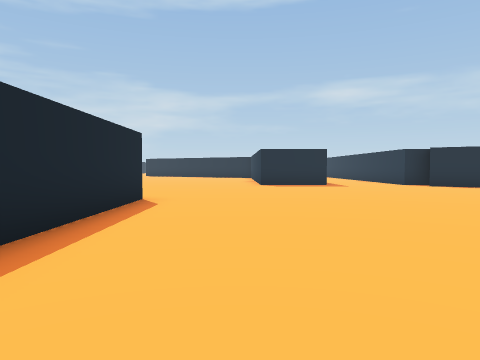
[1] (above)

22 first-person views from a walk through a scene from a Unity 3-D project. The camera is 1.3 m above the floor, tilts 2° down and sees 70° across. The floor is counted in squares, 2 m on a side. Each view is taken from the middle of a square. On the plan, view 1 faces up. The plan holds only what a view shows up to about 10 squares ahead; the rest is blank. The place goes on beyond the plan. The player character is not drawn.

[2]
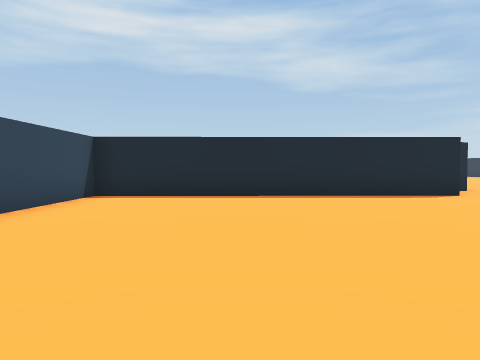

[3]
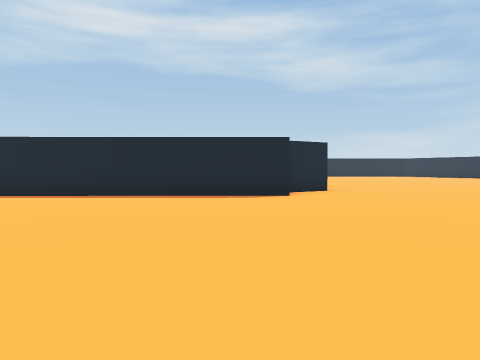

[4]
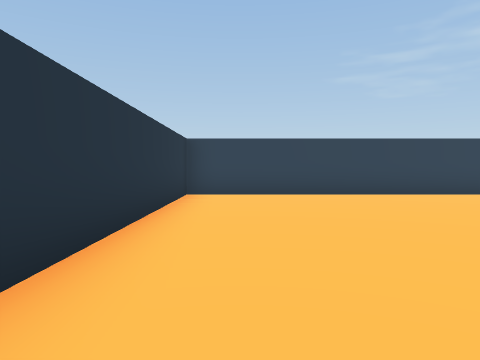

[5]
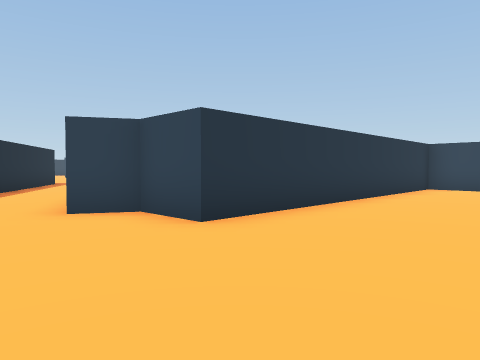

[6]
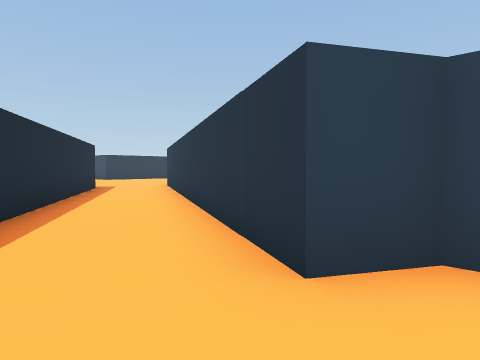

[7]
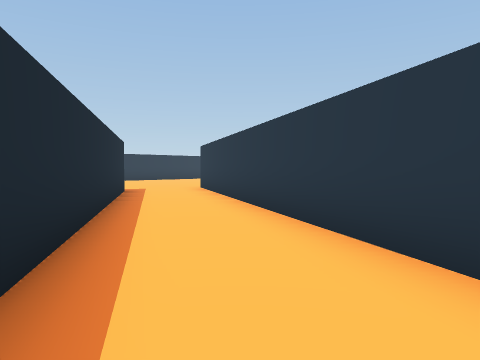

[8]
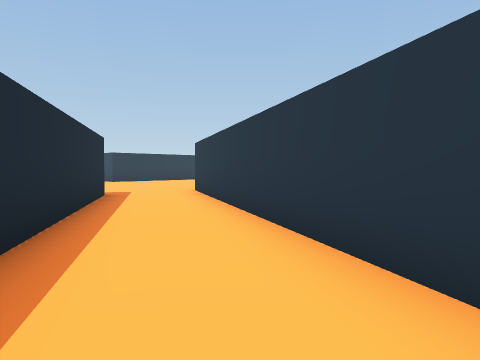

[9]
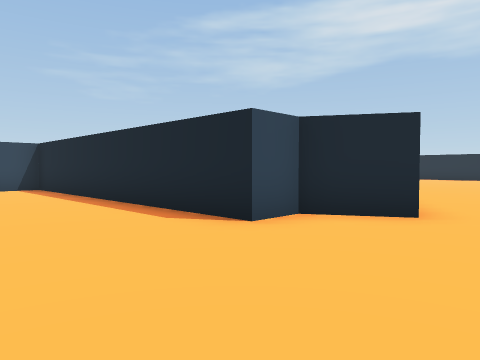

[10]
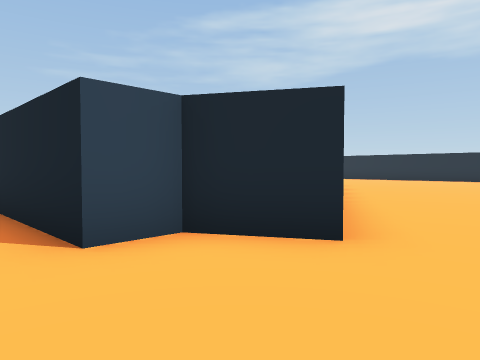

[11]
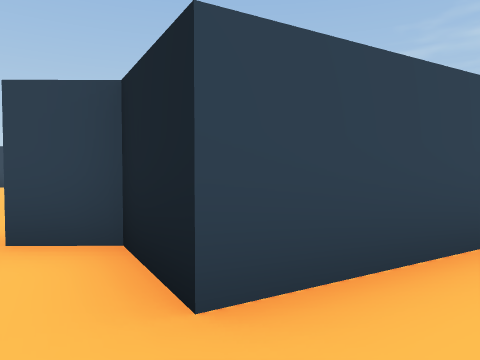

[12]
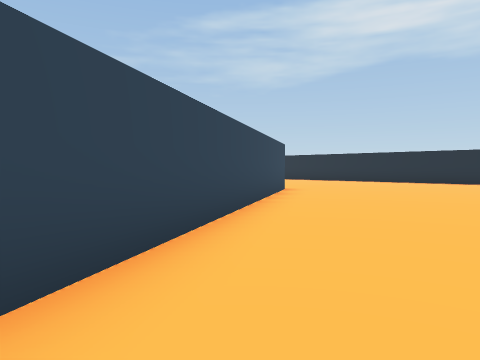

[13]
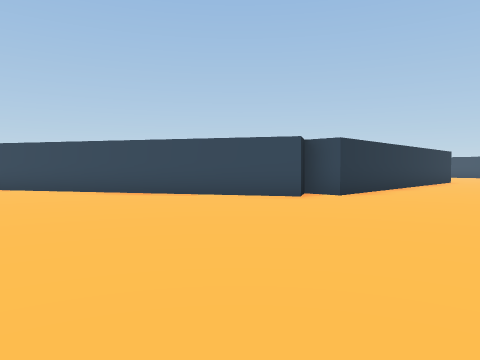

[14]
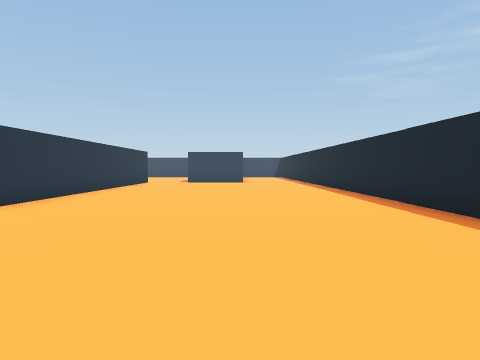

[15]
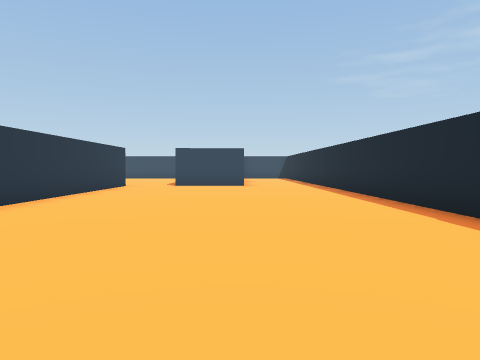

[16]
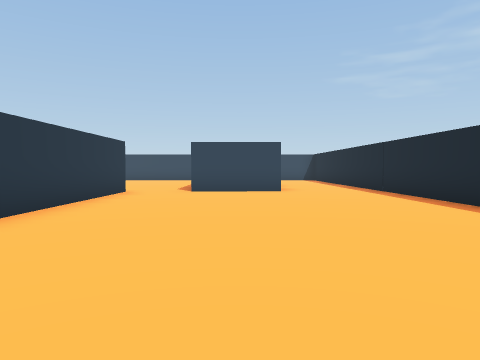

[17]
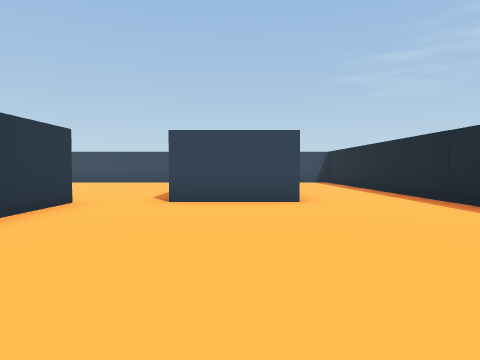

[18]
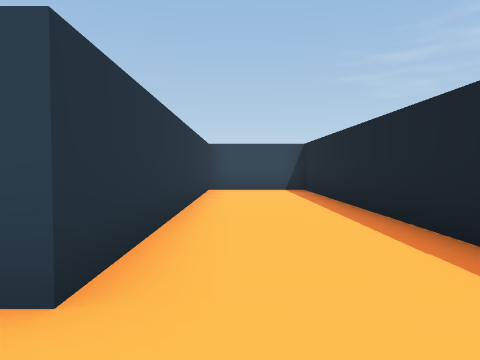

[19]
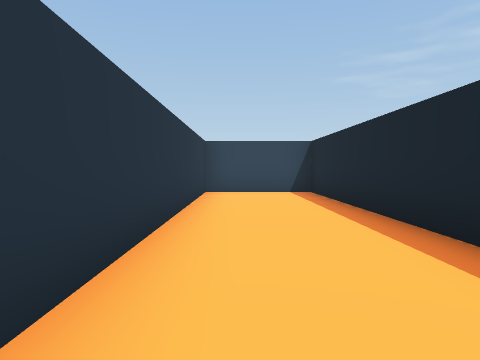

[20]
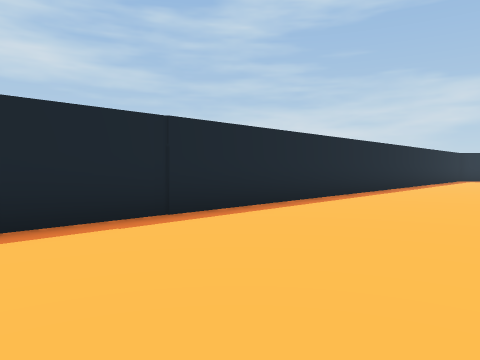

[21]
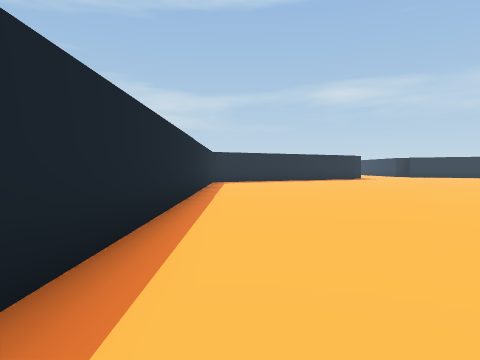

[22]
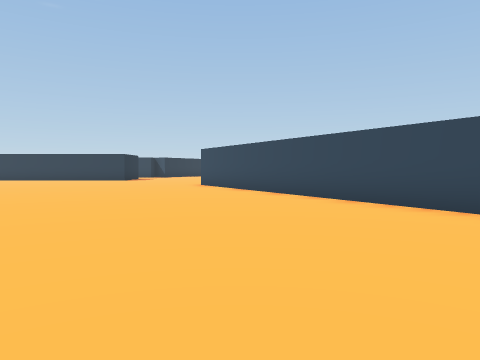

### Floor plan
Points are (right, up) in squares from view 1. A wall is a line through its corners. A room is listed if a view was taken in it or the views show most of it. See-through windows are left out.
Room 1 (views 1, 2, 3, 4, 5, 6, 7, 8, 9, 10, 11, 12)
walls: (-3.8, 8.5) (-3, 7.2) (-2, 7.2) (-2, -1.4) (6.3, -1.4) (6.2, 7.4) (7.6, 7.4) (8.1, 8.3) (16.1, 3.9); (17, 6.1) (11, 9.7)
ways out: opening at (-4, 9.5) to room 2; opening at (16, 5) to room 3
Room 2 (views 13, 14, 15, 16, 17, 18, 19, 20, 21, 22)
walls: (-12.9, -4.4) (-12.9, 2.6) (-11.9, 2.6) (-12.5, 3.5) (-3.8, 8.5); (-20.2, 10.5) (-19.9, -16.2) (-17.1, -16.2) (-17.1, -7.6) (-14.6, -7.5)
ways out: opening at (-4, 9.5) to room 1; opening at (-14, -6)
Room 3 (no view inside)
walls: (18.1, 5.5) (17, 6.1); (16.1, 3.9) (18.1, 2.8)
ways out: opening at (16, 5) to room 1

Positions as (right, up) in squares from view 1, and headings:
1: (0, 0), facing up
2: (6, 2), facing left
3: (6, 6), facing left
4: (5, 7), facing down
5: (3, 10), facing down-right
6: (7, 10), facing down-right
7: (9, 10), facing down-right
8: (10, 9), facing down-right
9: (1, 10), facing down-left
10: (-1, 10), facing down-left
11: (-4, 10), facing down
12: (-4, 10), facing down-left
13: (-17, 10), facing down-right
14: (-17, 8), facing down
15: (-17, 5), facing down
16: (-16, 2), facing down
17: (-16, -1), facing down
18: (-18, -6), facing down
19: (-18, -7), facing down
20: (-16, -1), facing up-left
21: (-19, 3), facing up
22: (-17, 7), facing right
